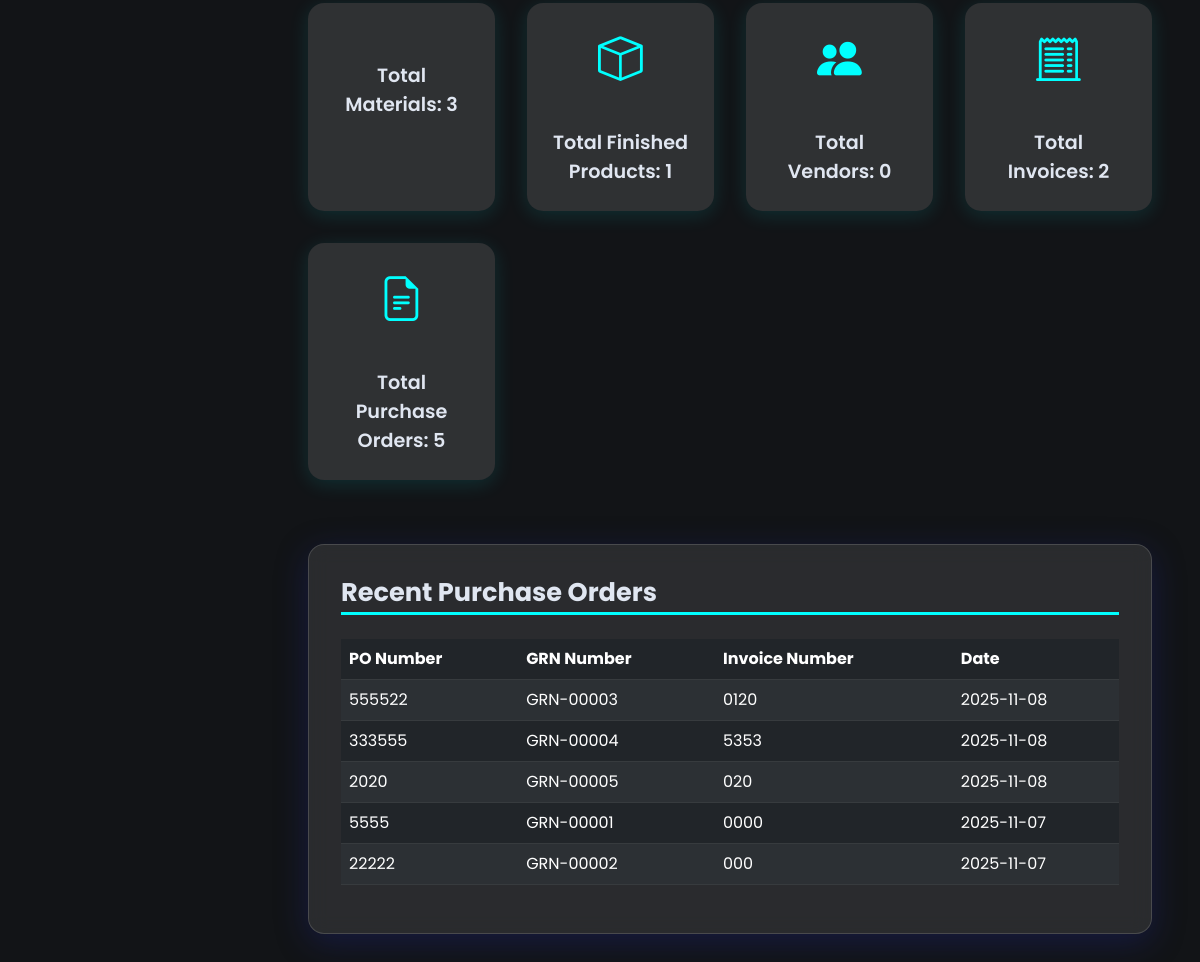
Page /dashboard (lower part) on the earlier database version.
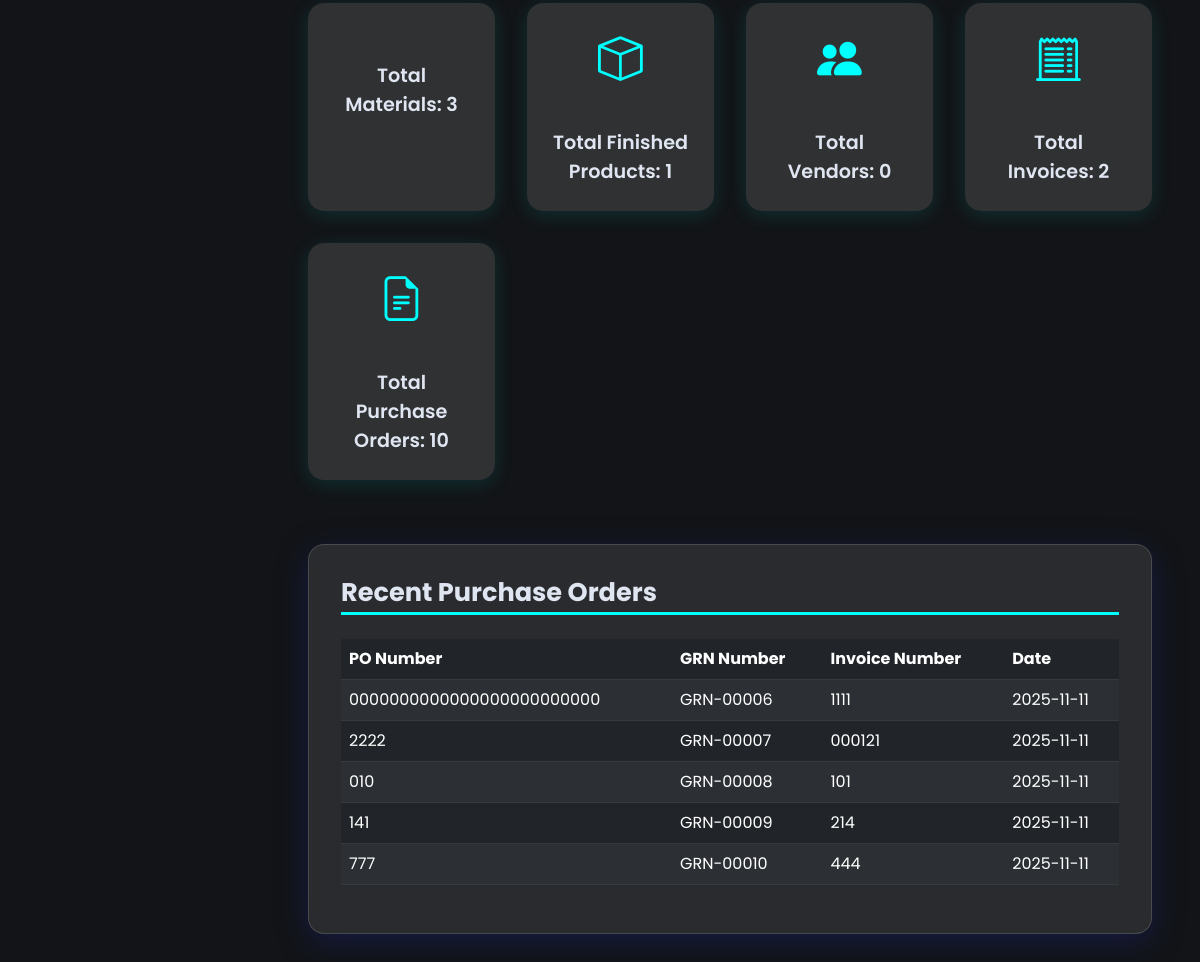
Same page on the later database version.
### app.py (models this page shows)
class PurchaseOrder(db.Model):
    id = db.Column(db.Integer, primary_key=True)
    purchase_order_number = db.Column(db.String(50), unique=True, nullable=False)
    grn_number = db.Column(db.String(50), unique=True, nullable=False)
    invoice_number = db.Column(db.String(50), nullable=False)
    date = db.Column(db.Date, default=datetime.utcnow)
    items = db.relationship('PurchaseOrderItem', backref='purchase_order', lazy=True)

### app.py (the view)
@app.route('/dashboard')
def dashboard():
    material_count = Material.query.count()
    finished_product_count = FinishedProduct.query.count()
    vendor_count = Vendor.query.count()
    invoice_count = Invoice.query.count()
    purchase_order_count = PurchaseOrder.query.count()
    customer_count = Customer.query.count()
    recent_purchase_orders = PurchaseOrder.query.order_by(PurchaseOrder.date.desc()).limit(5).all()
    return render_template('dashboard.html',
                           material_count=material_count,
                           finished_product_count=finished_product_count,
                           vendor_count=vendor_count,
                           customer_count=customer_count,
                           invoice_count=invoice_count,
                           purchase_order_count=purchase_order_count,
                           recent_purchase_orders=recent_purchase_orders)

### templates/dashboard.html (shortened to what this page needs)
<!DOCTYPE html>
<html lang="en">
<head>
<link href="https://cdn.jsdelivr.net/npm/bootstrap@5.3.0/dist/css/bootstrap.min.css" rel="stylesheet" />
<link href="https://cdn.jsdelivr.net/npm/bootstrap-icons@1.10.5/font/bootstrap-icons.css" rel="stylesheet" />
</head>
<body>
<main id="main-content" role="main">
  <section aria-label="Quick Stats" tabindex="0" style="margin-bottom:4rem;">
    <div class="stats-grid" role="list">
      <div class="stat-card" role="listitem" aria-label="Total Materials">
        <br />
        Total Materials: {{ material_count }}
      </div>
      <div class="stat-card" role="listitem" aria-label="Total Finished Products">
        <i class="bi bi-box"></i><br />
        Total Finished Products: {{ finished_product_count }}
      </div>
      <div class="stat-card" role="listitem" aria-label="Total Vendors">
        <i class="bi bi-people-fill"></i><br />
        Total Vendors: {{ vendor_count }}
      </div>
      <div class="stat-card" role="listitem" aria-label="Total Invoices">
        <i class="bi bi-receipt-cutoff"></i><br />
        Total Invoices: {{ invoice_count }}
      </div>
      <div class="stat-card" role="listitem" aria-label="Total Purchase Orders">
        <i class="bi bi-file-earmark-text"></i><br />
        Total Purchase Orders: {{ purchase_order_count }}
      </div>
    </div>
  </section>
  <section class="section-card" aria-label="Recent Purchase Orders">
    <h2 class="section-title" tabindex="0">Recent Purchase Orders</h2>
    <table class="table table-dark table-striped table-hover" style="color: var(--text-color);">
      <thead>
        <tr>
          <th>PO Number</th>
          <th>GRN Number</th>
          <th>Invoice Number</th>
          <th>Date</th>
        </tr>
      </thead>
      <tbody>
        {% for po in recent_purchase_orders %}
        <tr>
          <td>{{ po.purchase_order_number }}</td>
          <td>{{ po.grn_number }}</td>
          <td>{{ po.invoice_number }}</td>
          <td>{{ po.date.strftime('%Y-%m-%d') }}</td>
        </tr>
        {% else %}
        <tr>
          <td colspan="4" class="text-center">No purchase orders found.</td>
        </tr>
        {% endfor %}
      </tbody>
    </table>
  </section>
</main>
</body>
</html>

Differences in the rows shown:
no longer on this page (row unchanged): PurchaseOrder: purchase_order_number "555522", grn_number "GRN-00003", invoice_number "0120", date "2025-11-08"
no longer on this page (row unchanged): PurchaseOrder: purchase_order_number "333555", grn_number "GRN-00004", invoice_number "5353", date "2025-11-08"
no longer on this page (row unchanged): PurchaseOrder: purchase_order_number "2020", grn_number "GRN-00005", invoice_number "020", date "2025-11-08"
no longer on this page (row unchanged): PurchaseOrder: purchase_order_number "5555", grn_number "GRN-00001", invoice_number "0000", date "2025-11-07"
no longer on this page (row unchanged): PurchaseOrder: purchase_order_number "22222", grn_number "GRN-00002", invoice_number "000", date "2025-11-07"
added PurchaseOrder: purchase_order_number "0000000000000000000000000", grn_number "GRN-00006", invoice_number "1111", date "2025-11-11"
added PurchaseOrder: purchase_order_number "2222", grn_number "GRN-00007", invoice_number "000121", date "2025-11-11"
added PurchaseOrder: purchase_order_number "010", grn_number "GRN-00008", invoice_number "101", date "2025-11-11"
added PurchaseOrder: purchase_order_number "141", grn_number "GRN-00009", invoice_number "214", date "2025-11-11"
added PurchaseOrder: purchase_order_number "777", grn_number "GRN-00010", invoice_number "444", date "2025-11-11"
Other differences:
{{ purchase_order_count }}: "5" → "10"
